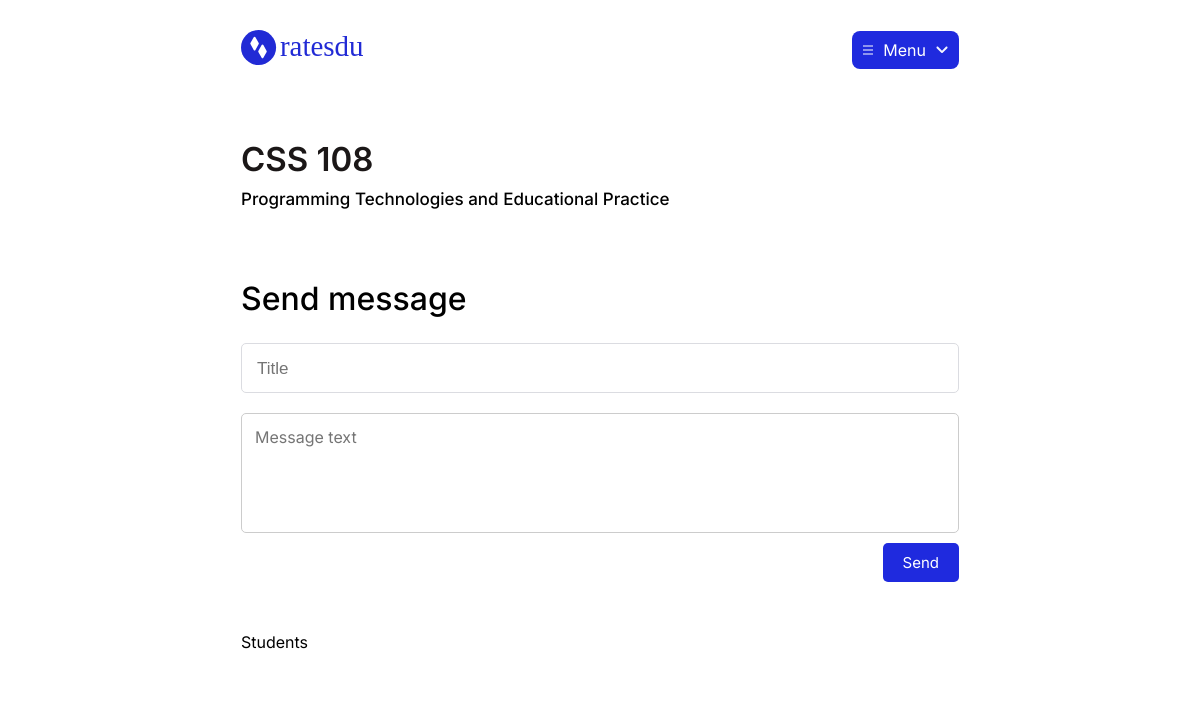
Screenshot of /lesson/5122 (signed in) with the database file from the repository.
### main/models.py (models this page shows, shortened)
class Course(models.Model):
    name = models.CharField('Course name', max_length=255)
    code = models.CharField('Course code', max_length=255)
    teacher = models.ForeignKey(User, on_delete=models.CASCADE)
    cabinet = models.ForeignKey(Cabinet, on_delete=models.CASCADE)
    time = models.ForeignKey(Time, on_delete=models.CASCADE)
    week_day = models.IntegerField('Week', default=0)
    type = models.CharField('Course type', max_length=255, default='')
    type_code = models.CharField('Course type code', max_length=255, default='')
    class Meta:
        verbose_name = "Course"
        verbose_name_plural = "Courses"

### main/views.py (the view, shortened to what this page needs)
# urls.py: path('lesson/<int:pk>', views.lesson, name='lesson'),
def lesson(request, pk=None):
    if not request.user.is_authenticated:
        return redirect('login')
    if not request.user.is_staff:
        return redirect('main')
    if pk is None:
        return redirect('main')
    lesson = Course.objects.get(id=pk)
    students = Schedule.objects.filter(lesson=lesson).values('user__first_name', 'user__last_name', 'user__email')
    form = MessageForm()
    data = {
        'form': form,
        'name': lesson.name,
        'code': lesson.code,
        'teacher': f"{lesson.teacher.first_name} {lesson.teacher.last_name}",
        'cabinet': lesson.cabinet.name,
        'time': f"{lesson.time.start}:{lesson.time.end}",
        'week_day': lesson.week_day,
        'students': students
    }
    return render(request, 'main/lesson.html', data)

### main/forms.py (shortened to what this page needs)
class MessageForm(forms.ModelForm):
    class Meta:
        model = Message
        fields = ['title', 'content']
        widgets = {
            'title': forms.TextInput(attrs={'placeholder': 'Title', 'style': 'display: block; width: 100%; padding: 15px 10px 13px 15px; border: 1px solid #DBDCE1; border-radius: 5px; box-sizing: border-box; font-size: 17px; color: #6D6C6C; margin-top: 5px; transition: 0.2s; font-family: Arial; margin-bottom: 20px'}),
            'content': forms.Textarea(attrs={'class': 'input', 'placeholder': 'Message text'}),
        }

### main/templates/main/lesson.html (shortened to what this page needs)
{% extends 'main/layout.html' %}
{% load static %}
{% block content %}
		<div class="content">
			<div class="header">
				<a href="{% url 'main' %}"><img src="{% static 'main/img/logo.svg' %}" alt=""></a>
				<div class="nav_profiles">
					<div class="nav_profile">
						<img src="{% static 'main/img/burger.svg' %}" alt="">
						<p>Menu</p>
						<img class="menu_dropdown" src="{% static 'main/img/dropdowndown.svg' %}" alt="">
					</div>
				</div>
			</div>
			<div class="teacher_info">
				<h1>{{ code }}</h1>
				<div class="teacher_rating" style="margin-bottom: 10px;">
					<span class="overall_text">
						{{ name }}
					</span>
				</div>
			</div>
            <br>
            <br>
            <br>
            <h1 style="font-weight: 500">Send message</h1>
            <form action="" method="post" class="comment_form">
                {{ form.title }}
				{{ form.content }}
				<input type="submit" name="" class="submit" value="Send">
			</form>
			<div class="table">
			<div class="table_header">
				<span>Students</span>
			</div>
		</div>
		</div>
{% endblock %}

### main/static/main/css/style.css (style rules this page uses)
* { --main-color: #1F2ADE; padding: 0; margin: 0; text-decoration: none; border: none; outline: none; color: inherit; font-family: Inter,ui-sans-serif,system-ui,-apple-system,BlinkMacSystemFont,Segoe UI,Roboto,Helvetica Neue,Arial,Noto Sans,sans-serif,Apple Color Emoji,Segoe UI Emoji,Segoe UI Symbol,Noto Color Emoji; }
body { display: flex; justify-content: center; align-items: center; background-color: white; }
.content { max-width: 768px; background-color: white; padding: 30px 25px; box-sizing: border-box; width: 100%; }
.table { animation: fadeIn 1s; margin-top: 50px; }
.table_header { display: flex; justify-content: space-between; padding-bottom: 10px; }
.teacher_info h1 { font-size: 33px; font-weight: 600; color: #1B1717; margin-bottom: 10px; margin-top: 70px; }
.teacher_rating { display: flex; align-items: center; margin-bottom: 40px; }
.teacher_rating * { margin-right: 10px; }
.overall_text { font-size: 17px; font-weight: 500; }
.comment_form { display: flex; width: 100%; margin-top: 20px; margin-bottom: 40px; flex-direction: column; align-items: flex-end; }
.input { padding: 13px; font-size: 16px; color: #1B1717; border: solid 1px #ccc; border-radius: 5px; width: 100%; box-sizing: border-box; height: 120px; resize: none; }
.submit { right: 0; padding: 10px 20px; box-sizing: border-box; width: fit-content; border-radius: 5px; background-color: var(--main-color); color: white; margin-top: 10px; font-size: 15px; font-weight: 400; cursor: pointer; }
.header { display: flex; justify-content: space-between; align-items: center; margin-bottom: 30px; }
.header a img { height: 35px; }
.nav_profile { border-radius: 8px; color: #fff; padding: 9px 11px; display: flex; background-color: #1F2ADE; }
.nav_profile img { padding-right: 10px; color: red; }
.nav_profile img:last-child { padding-right: 0px; margin-left: 10px; }
.nav_profiles { position: relative; }
.nav_profile img:last-child { padding-right: 0px; margin-left: 10px; transition: 0.5s; }

### rows the page displays
Course: code "CSS 108", name "Programming Technologies and Educational Practice"
